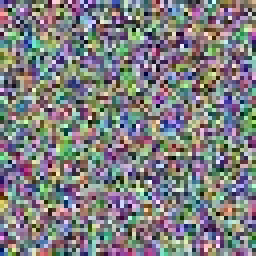
#> input picture test/.fixture-noise.jpg, 64 x 64 px (shown 4 times larger)
$ python image-metrics.py ../../test/.fixture-noise.jpg
#> lines starting #> are read from the running program, lines starting #| are printed output that depends on the picture
# -*- coding: utf-8 -*-
"""本地可解释画面指标：拉普拉斯方差（清晰度）、亮度均值、对比度、字节熵。

用途：第 8 周的模型 confidence 恒为 1.0（实测 5 张真机图 + 4 张合成图全是 1.0），
不能当把握度用。这些指标是「可计算、可解释」的，用来：
  ① 判断画面是否根本不可用（全黑、纯色、极低对比度）
  ② 给模糊程度一个连续刻度，而不是二值标签
  ③ 与模型标签对照，暴露模型判错的情形

输出 JSON 到 stdout，供 Node 侧读取。
"""
import json
import math
import sys
from collections import Counter

from PIL import Image


def byte_entropy(path):
    with open(path, "rb") as f:
        data = f.read()
    c = Counter(data)
    n = len(data)
    return -sum((v / n) * math.log2(v / n) for v in c.values())


def metrics(path):
#> called with path = '../../test/.fixture-noise.jpg'
    with Image.open(path) as im:
#> im is the input picture: PIL image 64x64 RGB; mean R, G, B 126.8, 126.7, 128.6
        rgb = im.convert("RGB")
        w, h = rgb.size
#> w = 64; h = 64
        gray = rgb.convert("L")
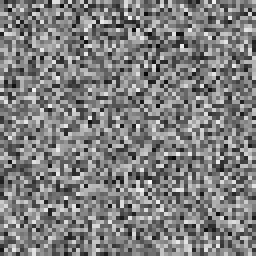
#> gray: PIL image 64x64 L (shown 4 times larger); min 6, max 248, mean 127
        # 用 tobytes() 而非已弃用的 getdata()：L 模式每像素 1 字节，结果等价且更快
        px = list(gray.tobytes())
#> px = 4096 values, max 248 at index 2917, min 6 at index 1188, mean 127

    n = len(px)
#> n = 4096
    mean = sum(px) / n
#> mean = 127
    var = sum((p - mean) ** 2 for p in px) / n
#> var = 2450.4

    # 拉普拉斯方差：用 4 邻域卷积，衡量边缘强度
    lap = []
    for y in range(1, h - 1):
        row = y * w
        for x in range(1, w - 1):
            i = row + x
            v = 4 * px[i] - px[i - 1] - px[i + 1] - px[i - w] - px[i + w]
            lap.append(v)
#> after the loop, lap = 3844 values, max 650 at index 20, min -617 at index 2810, mean 0.59
    lap_mean = sum(lap) / len(lap)
#> lap_mean = 0.59
    lap_var = sum((v - lap_mean) ** 2 for v in lap) / len(lap)
#> lap_var = 50589.1

    # 独特灰度级数：纯色图会很低
    levels = len(set(px))
#> levels = 230

    return {
        "path": path,
        "size": [w, h],
        "brightness_mean": round(mean, 2),
        "contrast_std": round(math.sqrt(var), 2),
        "laplacian_var": round(lap_var, 2),
        "gray_levels": levels,
        "byte_entropy": round(byte_entropy(path), 3),
    }


if __name__ == "__main__":
    out = [metrics(p) for p in sys.argv[1:]]
#> out = 1 item
    sys.stdout.write(json.dumps(out, ensure_ascii=False))
#| [{"path": "../../test/.fixture-noise.jpg", "size": [64, 64], "brightness_mean": 126.97, "contrast_std": 49.5, "laplacian_var": 50589.08, "gray_levels": 230, "byte_entropy": 7.859}]
